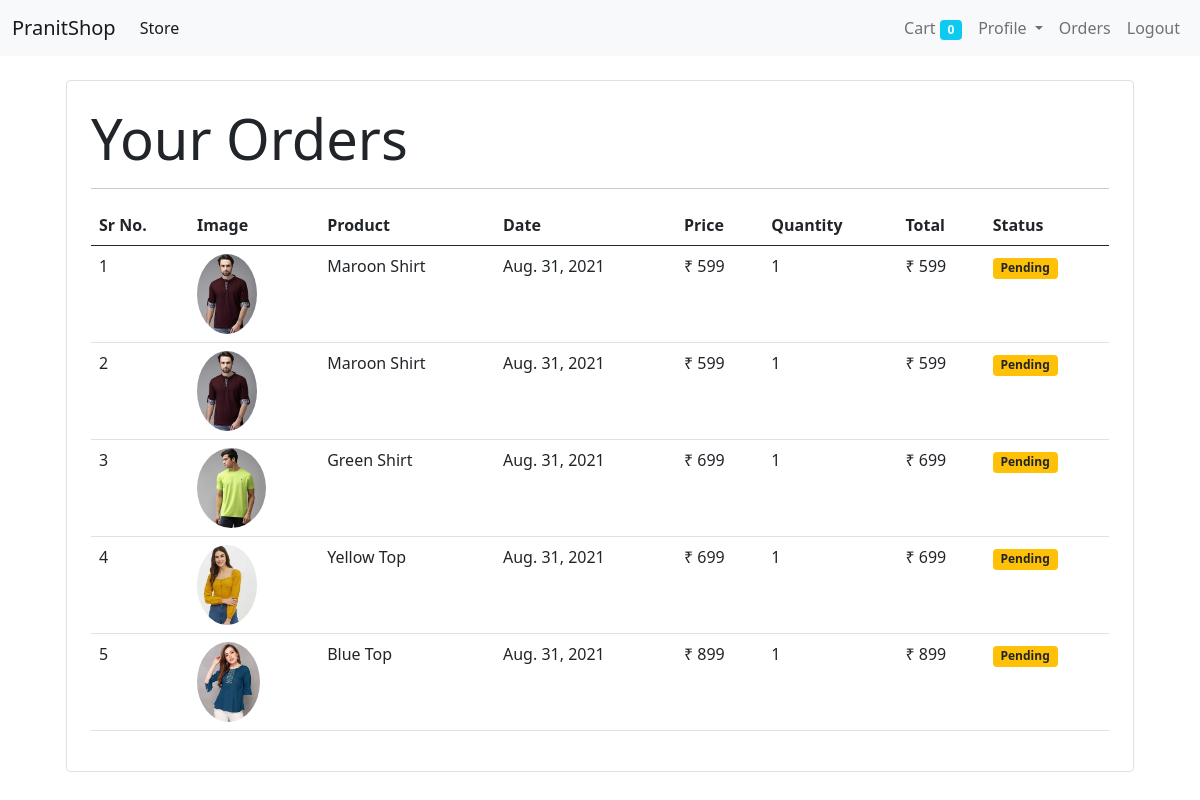
The page /orders (signed in) on the database its author committed.
### store/models.py (models this page shows, shortened)
class Order(models.Model):
    product=models.ForeignKey(Product,on_delete=models.CASCADE)
    customer=models.ForeignKey(Customer,on_delete=models.CASCADE)
    quantity=models.IntegerField(default=1)
    price=models.IntegerField()
    address=models.CharField( max_length=500,default="",blank=True)
    phone=models.CharField( max_length=50,default="",blank=True)
    date=models.DateField(default= datetime.datetime.today)
    status=models.BooleanField(default=False)
    @staticmethod
    def get_orders_by_customer(customer_id):
        return Order.objects.filter(customer=customer_id).order_by('-date')

class Product(models.Model):
    name=models.CharField(max_length=50)
    price=models.IntegerField(default=0)
    category=models.ForeignKey("store.Category",on_delete=models.CASCADE,default=1)
    description=models.CharField( max_length=200)
    image=models.ImageField(upload_to='uploads/products/')

### store/middlewares/auth.py (the view)
    def middleware(request):
        print(request.session.get('customer'))
        returnUrl=request.META['PATH_INFO']
        print(request.META['PATH_INFO'])
        if not request.session.get('customer'):
            return redirect(f'login?return_url={returnUrl}')
        response = get_response(request)
        return response

### store/templatetags/custom_filter.py (called while the page is built)
@register.filter(name="currency")
def currency(number):
    return "₹ "+ str(number)

@register.filter(name="multiply")
def multiply(number,number1):
    return number * number1

### store/views.py (called while the page is built)
    def get(self,request):
        customer=request.session.get('customer')
        orders=Order.get_orders_by_customer(customer)
        print(orders)
        return render(request,'store/orders.html',{'orders': orders})

### store/templates/store/orders.html
{% extends 'store/base.html' %}
{% block content %}
{% load cart %}
{% load custom_filter %}
<div class="container">
    <div class="border rounded p-4 m-4">
        <p class="display-4 pl-4 ml-4"> Your Orders</p>
        <hr>
        <table class="table">
            <thead>
                <tr>
                    <th>Sr No.</th>
                    <th>Image</th>
                    <th>Product</th>
                    <th>Date</th>
                    <th>Price</th>
                    <th>Quantity</th>
                    <th>Total</th>
                    <th>Status</th>
                </tr>
            </thead>
            <tbody>
                {% for order in orders %}
                <tr>
                    <td >{{forloop.counter}}</td>
                    <td><img style="height:80px" class="rounded-circle" src="{{order.product.image.url}}" alt=""></td>
                    <td>{{order.product.name}}</td>
                    <td>{{order.date}}</td>
                    <td>{{order.product.price|currency}}</td>
                    <td>{{order.quantity}}</td>
                    <td>{{order.quantity|multiply:order.price|currency}}</td>
                        {% if order.status %}
                        <td><small class="badge bg-success">Completed</small></td>
                        {% else %}
                        <td><small class="badge bg-warning text-dark">Pending</small></td>
                        {% endif %}
                </tr>
                {% endfor %}
            </tbody>
        </table>
    </div>
</div>
{% endblock content %}

### rows shown on the page
Order: product.image (picture), product.name "Maroon Shirt", date "Aug. 31, 2021", product.price "₹ 599", quantity "1", quantity|multiply "₹ 599", status "Pending"
Order: product.image (picture), product.name "Maroon Shirt", date "Aug. 31, 2021", product.price "₹ 599", quantity "1", quantity|multiply "₹ 599", status "Pending"
Order: product.image (picture), product.name "Green Shirt", date "Aug. 31, 2021", product.price "₹ 699", quantity "1", quantity|multiply "₹ 699", status "Pending"
Order: product.image (picture), product.name "Yellow Top", date "Aug. 31, 2021", product.price "₹ 699", quantity "1", quantity|multiply "₹ 699", status "Pending"
Order: product.image (picture), product.name "Blue Top", date "Aug. 31, 2021", product.price "₹ 899", quantity "1", quantity|multiply "₹ 899", status "Pending"

### other values the page prints
{{ request.session.cart.keys|length }} "0"
